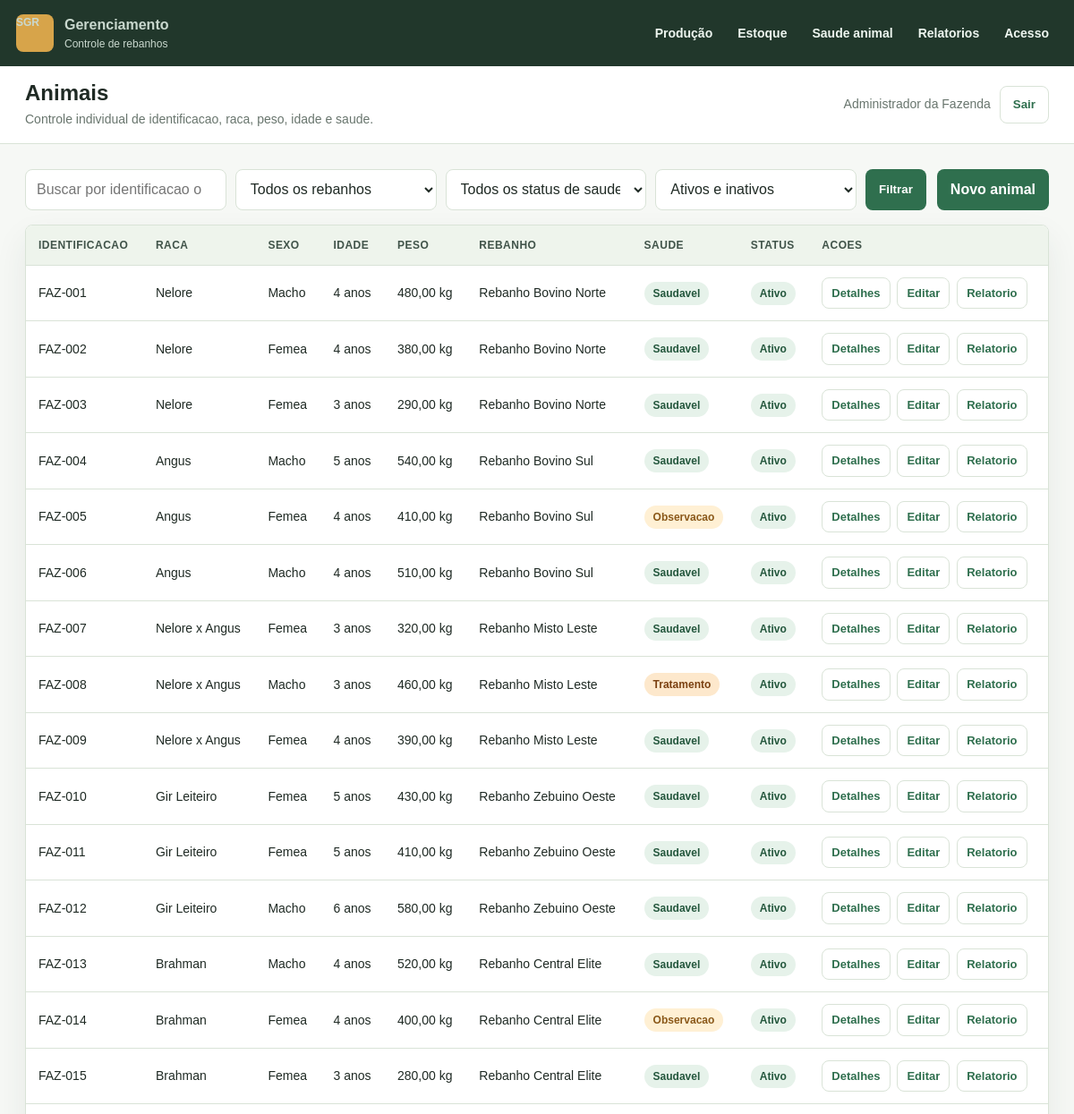
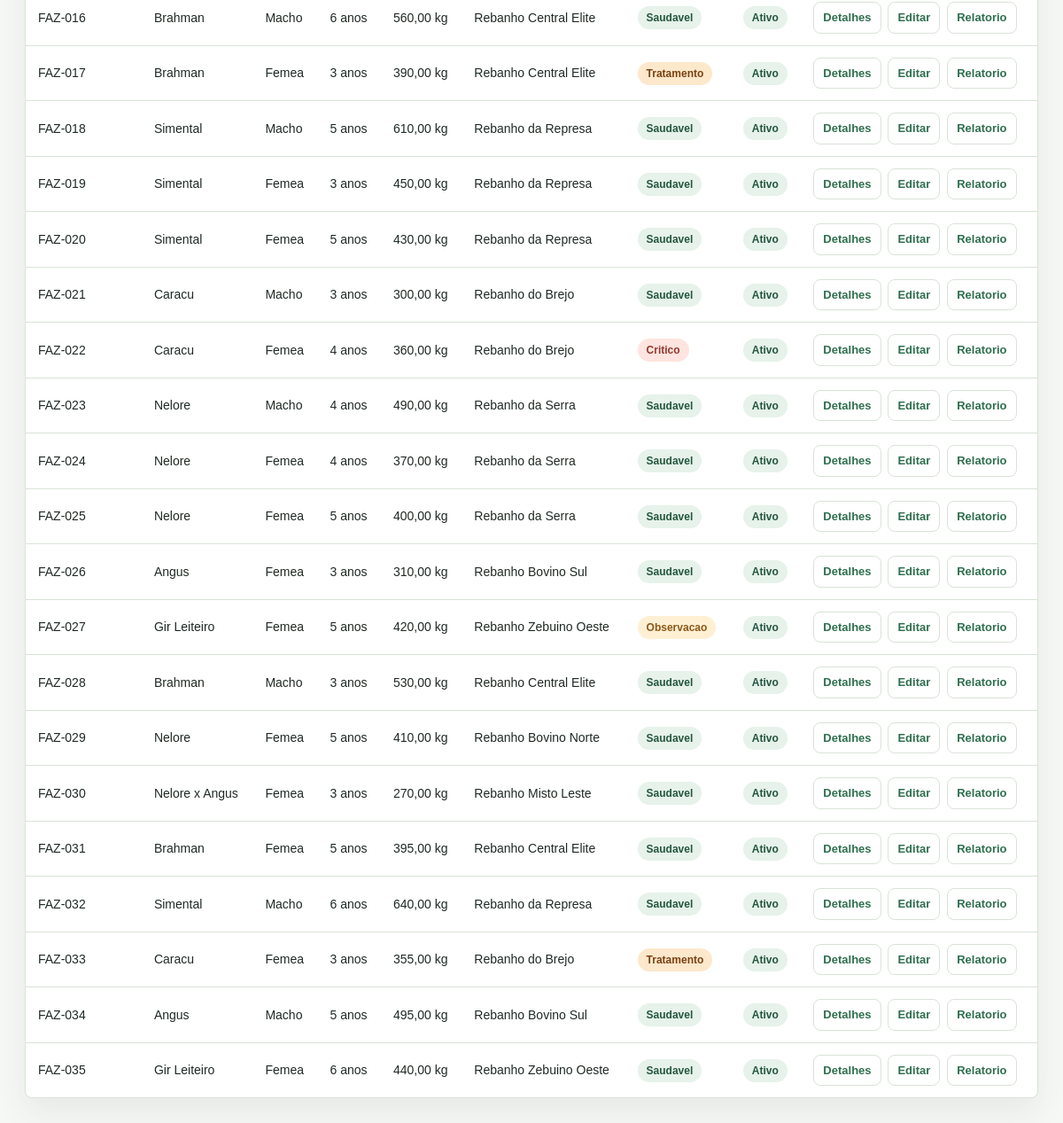
Screenshot of /animais/ (signed in) with the database file from the repository (2 pictures, top to bottom).
### rebanho/models.py (models this page shows, shortened)
class Usuario(AbstractUser):
    class TipoUsuario(models.TextChoices):
        ADMIN = 'ADMIN', 'Admin'
        USUARIO = 'USUARIO', 'Usuario'
    id_usuario = models.BigAutoField(primary_key=True)
    nome = models.CharField(max_length=150)
    email = models.EmailField(unique=True)
    tipo_usuario = models.CharField(
        max_length=20,
        choices=TipoUsuario.choices,
        default=TipoUsuario.USUARIO,
    )
    permissao = models.TextField(blank=True)
    data_cadastro = models.DateTimeField(auto_now_add=True)
    REQUIRED_FIELDS = ['nome', 'email']
    class Meta:
        verbose_name = 'Usuario'
        verbose_name_plural = 'Usuarios'
        ordering = ['nome']

class RegistroBase(models.Model):
    data_cadastro = models.DateTimeField(auto_now_add=True)
    ativo = models.BooleanField(default=True)
    class Meta:
        abstract = True

class Animal(RegistroBase):
    class Sexo(models.TextChoices):
        MACHO = 'Macho', 'Macho'
        FEMEA = 'Femea', 'Femea'
    class StatusSaude(models.TextChoices):
        SAUDAVEL = 'Saudavel', 'Saudavel'
        OBSERVACAO = 'Observacao', 'Observacao'
        TRATAMENTO = 'Tratamento', 'Tratamento'
        CRITICO = 'Critico', 'Critico'
    id_animal = models.BigAutoField(primary_key=True)
    rebanho = models.ForeignKey(
        Rebanho,
        on_delete=models.PROTECT,
        related_name='animais',
    )
    identificacao = models.CharField(max_length=80, unique=True)
    raca = models.CharField(max_length=80)
    sexo = models.CharField(max_length=10, choices=Sexo.choices)
    @property
    def idade(self):
        if not self.data_nascimento:
            return 0
        from django.utils import timezone
        hoje = timezone.localdate()
        return hoje.year - self.data_nascimento.year - (
            (hoje.month, hoje.day) < (self.data_nascimento.month, self.data_nascimento.day)
        )
    peso = models.DecimalField(max_digits=10, decimal_places=2, default=0)
    data_nascimento = models.DateField(null=True, blank=True)
    status_saude = models.CharField(
        max_length=30,
        choices=StatusSaude.choices,
        default=StatusSaude.SAUDAVEL,
    )
    observacoes = models.TextField(blank=True)
    class Meta:
        verbose_name = 'Animal'
        verbose_name_plural = 'Animais'
        ordering = ['identificacao']

class Rebanho(RegistroBase):
    id_rebanho = models.BigAutoField(primary_key=True)
    talhao = models.OneToOneField(
        Talhao,
        on_delete=models.PROTECT,
        related_name='rebanho',
    )
    nome = models.CharField(max_length=120)
    tipo_criacao = models.CharField(max_length=80)
    observacoes = models.TextField(blank=True)
    class Meta:
        verbose_name = 'Rebanho'
        verbose_name_plural = 'Rebanhos'
        ordering = ['nome']

### rebanho/views.py (the view)
# urls.py: path('animais/', views.AnimalListView.as_view(), name='animal_lista'),
class AnimalListView(TabelaListView):
    model = Animal
    template_name = 'rebanho/animal_lista.html'
    context_object_name = 'animais'
    def get_queryset(self):
        queryset = Animal.objects.select_related('rebanho')
        busca = self.request.GET.get('q')
        rebanho = self.request.GET.get('rebanho')
        status = self.request.GET.get('status')
        ativo = self.request.GET.get('ativo')
        if busca:
            queryset = queryset.filter(
                Q(identificacao__icontains=busca)
                | Q(raca__icontains=busca)
            )
        if rebanho:
            queryset = queryset.filter(rebanho_id=rebanho)
        if status:
            queryset = queryset.filter(status_saude=status)
        if ativo in ['0', '1']:
            queryset = queryset.filter(ativo=ativo == '1')
        return queryset
    def get_context_data(self, **kwargs):
        context = super(ListView, self).get_context_data(**kwargs)
        context['animais'] = self.get_queryset()
        context['rebanhos'] = Rebanho.objects.filter(ativo=True)
        context['status_choices'] = Animal.StatusSaude.choices
        return context

### templates/rebanho/animal_lista.html (shortened to what this page needs)
{% extends "base.html" %}
{% block page_title %}Animais{% endblock %}
{% block page_subtitle %}Controle individual de identificacao, raca, peso, idade e saude.{% endblock %}
{% block content %}
  <section class="section">
    <form class="toolbar" method="get">
      <div class="search-form">
        <input class="input" type="search" name="q" value="{{ request.GET.q }}" placeholder="Buscar por identificacao ou raca">
        <select class="select" name="rebanho">
          <option value="">Todos os rebanhos</option>
        </select>
        <select class="select" name="status">
          <option value="">Todos os status de saude</option>
        </select>
        <select class="select" name="ativo">
          <option value="">Ativos e inativos</option>
        </select>
        <button class="button" type="submit">Filtrar</button>
      </div>
      <a class="button" href="{% url 'animal_criar' %}">Novo animal</a>
    </form>
    <div class="table-wrap">
      <table>
        <thead>
          <tr>
            <th>Identificacao</th>
            <th>Raca</th>
            <th>Sexo</th>
            <th>Idade</th>
            <th>Peso</th>
            <th>Rebanho</th>
            <th>Saude</th>
            <th>Status</th>
            <th>Acoes</th>
          </tr>
        </thead>
        <tbody>
          {% for animal in animais %}
            <tr>
              <td>{{ animal.identificacao }}</td>
              <td>{{ animal.raca }}</td>
              <td>{{ animal.sexo }}</td>
              <td>{{ animal.idade }} ano{{ animal.idade|pluralize:"s" }}</td>
              <td>{{ animal.peso }} kg</td>
              <td>{{ animal.rebanho.nome }}</td>
              <td>
                {% if animal.status_saude == "Saudavel" %}
                  <span class="badge">{{ animal.status_saude }}</span>
                {% elif animal.status_saude == "Observacao" %}
                  <span class="badge warning">{{ animal.status_saude }}</span>
                {% elif animal.status_saude == "Tratamento" %}
                  <span class="badge orange">{{ animal.status_saude }}</span>
                {% else %}
                  <span class="badge danger">{{ animal.status_saude }}</span>
                {% endif %}
              </td>
              <td>
                {% if animal.ativo %}
                  <span class="badge">Ativo</span>
                {% else %}
                  <span class="badge danger">Inativo</span>
                {% endif %}
              </td>
              <td class="acoes-col">
                <a class="button secondary" href="{% url 'animal_detalhe' animal.id_animal %}">Detalhes</a>
                <a class="button secondary" href="{% url 'animal_editar' animal.id_animal %}">Editar</a>
                <a class="button secondary" href="{% url 'relatorio_animal' animal.id_animal %}">Relatorio</a>
              </td>
            </tr>
          {% empty %}
            <tr>
              <td colspan="9">
                <div class="empty-state">Nenhum animal encontrado com os filtros aplicados.</div>
              </td>
            </tr>
          {% endfor %}
        </tbody>
      </table>
    </div>
  </section>
{% endblock %}

### templates/base.html (shortened to what this page needs)
<!DOCTYPE html>
<html lang="pt-br">
<head>
</head>
<body>
  <div class="app-shell">
    <aside class="sidebar">
      <a class="brand" href="{% url 'dashboard' %}">
        <span class="brand-mark">SGR</span>
        <span>
          <strong>Gerenciamento</strong>
          <span>Controle de rebanhos</span>
        </span>
      </a>
      <nav aria-label="Menu principal">
        <div class="menu-group">
          <button class="menu-group-trigger" type="button">Produção</button>
        </div>
        <div class="menu-group">
          <button class="menu-group-trigger" type="button">Estoque</button>
        </div>
        <div class="menu-group">
          <button class="menu-group-trigger" type="button">Saude animal</button>
        </div>
        <div class="menu-group">
          <button class="menu-group-trigger" type="button">Relatorios</button>
        </div>
        <div class="menu-group">
          <button class="menu-group-trigger" type="button">Acesso</button>
        </div>
      </nav>
    </aside>
    <main class="main">
      <header class="topbar">
        <div class="page-title">
          <h1>{% block page_title %}Painel{% endblock %}</h1>
          <p>{% block page_subtitle %}Acompanhe animais, estoque, alimentacao e sanidade.{% endblock %}</p>
        </div>
        <div class="user-menu">
          <span>{{ request.user.nome|default:request.user.username }}</span>
          <form method="post" action="{% url 'logout' %}">
            <button class="button secondary" type="submit">Sair</button>
          </form>
        </div>
      </header>
      <section class="content">
        {% block content %}{% endblock %}
      </section>
    </main>
  </div>
</body>
</html>

### templates/base.html (style rules this page uses)
:root { --bg: #f6f8f5; --surface: #ffffff; --surface-muted: #eef4ec; --text: #1f2a24; --muted: #68756d; --line: #d9e3d7; --primary: #2f6f4e; --primary-dark: #24573d; --accent: #b8792d; --danger: #b84a3d; --radius: 8px; --shadow: 0 16px 36px rgba(42, 61, 48, 0.08); }
* { box-sizing: border-box; }
body { margin: 0; background: var(--bg); color: var(--text); font-family: Arial, Helvetica, sans-serif; line-height: 1.5; }
a { color: inherit; text-decoration: none; }
.app-shell { min-height: 100vh; display: flex; flex-direction: column; }
.sidebar { background: #21372b; color: #f7fbf7; padding: 16px 18px; position: sticky; top: 0; z-index: 10; display: flex; align-items: center; justify-content: space-between; gap: 16px; flex-wrap: wrap; }
.brand { display: flex; align-items: center; gap: 12px; padding: 0; border-bottom: 0; margin: 0; }
.brand-mark { width: 42px; height: 42px; border-radius: var(--radius); background: #d7a44a; display: grid; place-items: center; color: #21372b; font-weight: 700; }
.brand strong { display: block; font-size: 16px; }
.brand span { display: block; color: #c9d8ce; font-size: 12px; }
nav[aria-label="Menu principal"] { display: flex; align-items: center; flex-wrap: wrap; gap: 8px; margin-left: auto; }
.menu-group { position: relative; }
.menu-group-trigger { border: 0; background: transparent; color: #eef6f0; display: inline-flex; align-items: center; gap: 8px; min-height: 36px; padding: 8px 10px; border-radius: var(--radius); cursor: pointer; font: inherit; font-size: 14px; font-weight: 700; }
.main { min-width: 0; }
.topbar { min-height: 72px; display: flex; align-items: center; justify-content: space-between; gap: 16px; padding: 16px 28px; background: var(--surface); border-bottom: 1px solid var(--line); }
.page-title h1 { margin: 0; font-size: 24px; line-height: 1.2; }
.page-title p { margin: 4px 0 0; color: var(--muted); font-size: 14px; }
.user-menu { display: flex; align-items: center; gap: 10px; white-space: nowrap; color: var(--muted); font-size: 14px; }
.content { padding: 28px; }
.section { margin-bottom: 28px; }
.toolbar { display: flex; align-items: center; justify-content: space-between; gap: 12px; flex-wrap: wrap; margin-bottom: 16px; }
.search-form { display: flex; gap: 10px; flex: 1 1 360px; }
.input, .select, .textarea { width: 100%; min-height: 42px; border: 1px solid var(--line); border-radius: var(--radius); background: #fff; color: var(--text); padding: 10px 12px; font: inherit; }
.button { display: inline-flex; align-items: center; justify-content: center; gap: 8px; min-height: 42px; border: 1px solid transparent; border-radius: var(--radius); padding: 10px 14px; background: var(--primary); color: #fff; font-weight: 700; cursor: pointer; }
.button.secondary { background: #fff; color: var(--primary); border-color: var(--line); }
.table-wrap { overflow-x: auto; background: var(--surface); border: 1px solid var(--line); border-radius: var(--radius); box-shadow: var(--shadow); }
table { width: 100%; border-collapse: collapse; min-width: 760px; }
th, td { padding: 13px 14px; border-bottom: 1px solid var(--line); text-align: left; vertical-align: middle; font-size: 14px; }
th { background: var(--surface-muted); color: #405349; font-size: 12px; text-transform: uppercase; letter-spacing: 0.04em; }
tr:last-child td { border-bottom: 0; }
.badge { display: inline-flex; align-items: center; min-height: 26px; border-radius: 999px; padding: 4px 10px; background: #e6f2ea; color: var(--primary-dark); font-size: 12px; font-weight: 700; }
.badge.warning { background: #fff0d4; color: #8a5819; }
.badge.orange { background: #fde8cc; color: #7a4010; }
.badge.danger { background: #ffe4df; color: #94382f; }
.acoes-col { white-space: nowrap; }
.acoes-col .button { margin-right: 4px; font-size: 13px; min-height: 34px; padding: 7px 10px; }

### rows the page displays
Usuario: user.nome "Administrador da Fazenda"
Animal: identificacao "FAZ-001", raca "Nelore", sexo "Macho", idade "4", peso "480,00", rebanho.nome "Rebanho Bovino Norte", status_saude "Saudavel", ativo "Ativo"
Animal: identificacao "FAZ-002", raca "Nelore", sexo "Femea", idade "4", peso "380,00", rebanho.nome "Rebanho Bovino Norte", status_saude "Saudavel", ativo "Ativo"
Animal: identificacao "FAZ-003", raca "Nelore", sexo "Femea", idade "3", peso "290,00", rebanho.nome "Rebanho Bovino Norte", status_saude "Saudavel", ativo "Ativo"
Animal: identificacao "FAZ-004", raca "Angus", sexo "Macho", idade "5", peso "540,00", rebanho.nome "Rebanho Bovino Sul", status_saude "Saudavel", ativo "Ativo"
Animal: identificacao "FAZ-005", raca "Angus", sexo "Femea", idade "4", peso "410,00", rebanho.nome "Rebanho Bovino Sul", status_saude "Observacao", ativo "Ativo"
Animal: identificacao "FAZ-006", raca "Angus", sexo "Macho", idade "4", peso "510,00", rebanho.nome "Rebanho Bovino Sul", status_saude "Saudavel", ativo "Ativo"
Animal: identificacao "FAZ-007", raca "Nelore x Angus", sexo "Femea", idade "3", peso "320,00", rebanho.nome "Rebanho Misto Leste", status_saude "Saudavel", ativo "Ativo"
Animal: identificacao "FAZ-008", raca "Nelore x Angus", sexo "Macho", idade "3", peso "460,00", rebanho.nome "Rebanho Misto Leste", status_saude "Tratamento", ativo "Ativo"
Animal: identificacao "FAZ-009", raca "Nelore x Angus", sexo "Femea", idade "4", peso "390,00", rebanho.nome "Rebanho Misto Leste", status_saude "Saudavel", ativo "Ativo"
Animal: identificacao "FAZ-010", raca "Gir Leiteiro", sexo "Femea", idade "5", peso "430,00", rebanho.nome "Rebanho Zebuino Oeste", status_saude "Saudavel", ativo "Ativo"
Animal: identificacao "FAZ-011", raca "Gir Leiteiro", sexo "Femea", idade "5", peso "410,00", rebanho.nome "Rebanho Zebuino Oeste", status_saude "Saudavel", ativo "Ativo"
Animal: identificacao "FAZ-012", raca "Gir Leiteiro", sexo "Macho", idade "6", peso "580,00", rebanho.nome "Rebanho Zebuino Oeste", status_saude "Saudavel", ativo "Ativo"
Animal: identificacao "FAZ-013", raca "Brahman", sexo "Macho", idade "4", peso "520,00", rebanho.nome "Rebanho Central Elite", status_saude "Saudavel", ativo "Ativo"
Animal: identificacao "FAZ-014", raca "Brahman", sexo "Femea", idade "4", peso "400,00", rebanho.nome "Rebanho Central Elite", status_saude "Observacao", ativo "Ativo"
Animal: identificacao "FAZ-015", raca "Brahman", sexo "Femea", idade "3", peso "280,00", rebanho.nome "Rebanho Central Elite", status_saude "Saudavel", ativo "Ativo"
Animal: identificacao "FAZ-016", raca "Brahman", sexo "Macho", idade "6", peso "560,00", rebanho.nome "Rebanho Central Elite", status_saude "Saudavel", ativo "Ativo"
Animal: identificacao "FAZ-017", raca "Brahman", sexo "Femea", idade "3", peso "390,00", rebanho.nome "Rebanho Central Elite", status_saude "Tratamento", ativo "Ativo"
Animal: identificacao "FAZ-018", raca "Simental", sexo "Macho", idade "5", peso "610,00", rebanho.nome "Rebanho da Represa", status_saude "Saudavel", ativo "Ativo"
Animal: identificacao "FAZ-019", raca "Simental", sexo "Femea", idade "3", peso "450,00", rebanho.nome "Rebanho da Represa", status_saude "Saudavel", ativo "Ativo"
Animal: identificacao "FAZ-020", raca "Simental", sexo "Femea", idade "5", peso "430,00", rebanho.nome "Rebanho da Represa", status_saude "Saudavel", ativo "Ativo"
Animal: identificacao "FAZ-021", raca "Caracu", sexo "Macho", idade "3", peso "300,00", rebanho.nome "Rebanho do Brejo", status_saude "Saudavel", ativo "Ativo"
Animal: identificacao "FAZ-022", raca "Caracu", sexo "Femea", idade "4", peso "360,00", rebanho.nome "Rebanho do Brejo", status_saude "Critico", ativo "Ativo"
Animal: identificacao "FAZ-023", raca "Nelore", sexo "Macho", idade "4", peso "490,00", rebanho.nome "Rebanho da Serra", status_saude "Saudavel", ativo "Ativo"
Animal: identificacao "FAZ-024", raca "Nelore", sexo "Femea", idade "4", peso "370,00", rebanho.nome "Rebanho da Serra", status_saude "Saudavel", ativo "Ativo"
Animal: identificacao "FAZ-025", raca "Nelore", sexo "Femea", idade "5", peso "400,00", rebanho.nome "Rebanho da Serra", status_saude "Saudavel", ativo "Ativo"
Animal: identificacao "FAZ-026", raca "Angus", sexo "Femea", idade "3", peso "310,00", rebanho.nome "Rebanho Bovino Sul", status_saude "Saudavel", ativo "Ativo"
Animal: identificacao "FAZ-027", raca "Gir Leiteiro", sexo "Femea", idade "5", peso "420,00", rebanho.nome "Rebanho Zebuino Oeste", status_saude "Observacao", ativo "Ativo"
Animal: identificacao "FAZ-028", raca "Brahman", sexo "Macho", idade "3", peso "530,00", rebanho.nome "Rebanho Central Elite", status_saude "Saudavel", ativo "Ativo"
Animal: identificacao "FAZ-029", raca "Nelore", sexo "Femea", idade "5", peso "410,00", rebanho.nome "Rebanho Bovino Norte", status_saude "Saudavel", ativo "Ativo"
Animal: identificacao "FAZ-030", raca "Nelore x Angus", sexo "Femea", idade "3", peso "270,00", rebanho.nome "Rebanho Misto Leste", status_saude "Saudavel", ativo "Ativo"
Animal: identificacao "FAZ-031", raca "Brahman", sexo "Femea", idade "5", peso "395,00", rebanho.nome "Rebanho Central Elite", status_saude "Saudavel", ativo "Ativo"
Animal: identificacao "FAZ-032", raca "Simental", sexo "Macho", idade "6", peso "640,00", rebanho.nome "Rebanho da Represa", status_saude "Saudavel", ativo "Ativo"
Animal: identificacao "FAZ-033", raca "Caracu", sexo "Femea", idade "3", peso "355,00", rebanho.nome "Rebanho do Brejo", status_saude "Tratamento", ativo "Ativo"
Animal: identificacao "FAZ-034", raca "Angus", sexo "Macho", idade "5", peso "495,00", rebanho.nome "Rebanho Bovino Sul", status_saude "Saudavel", ativo "Ativo"
Animal: identificacao "FAZ-035", raca "Gir Leiteiro", sexo "Femea", idade "6", peso "440,00", rebanho.nome "Rebanho Zebuino Oeste", status_saude "Saudavel", ativo "Ativo"
